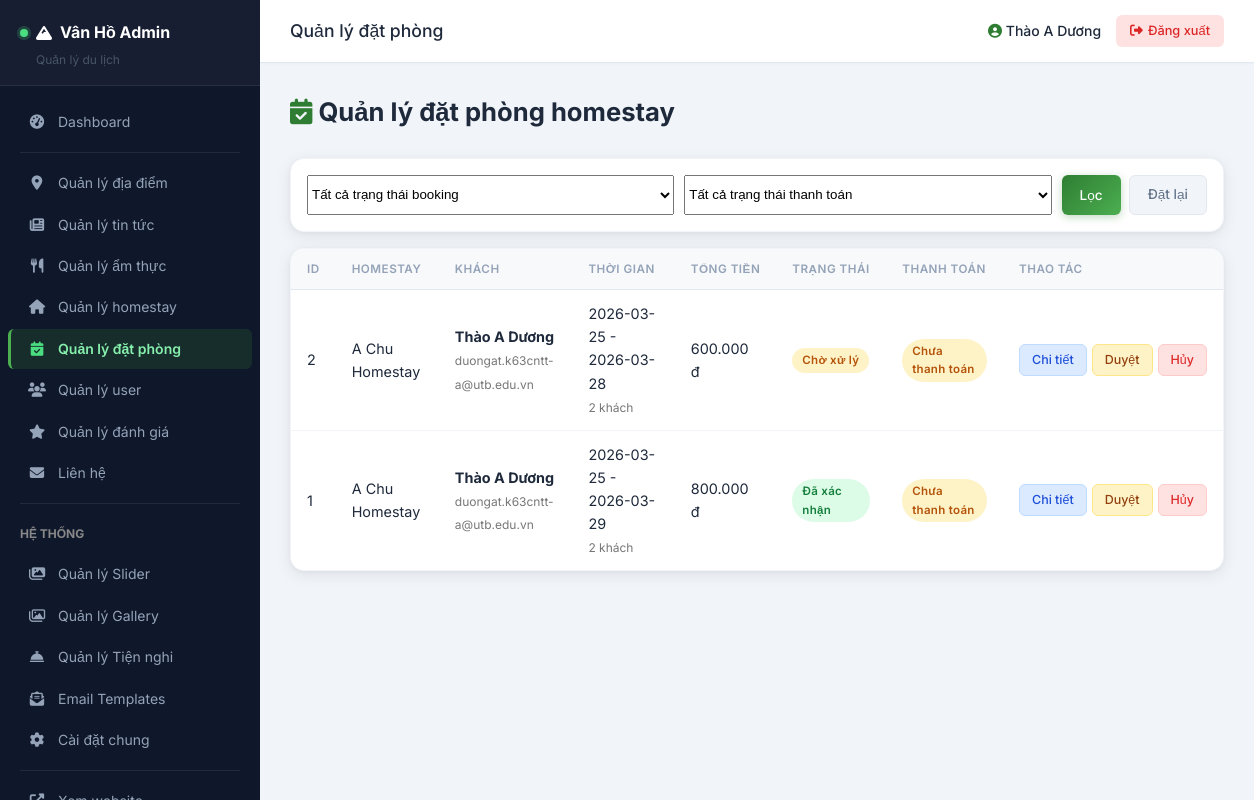
/admin/bookings/index.php (signed in), run on the app's committed database.
### tables this page shows
CREATE TABLE `homestay_bookings` (
  `id` int(11) NOT NULL,
  `homestay_id` int(11) NOT NULL,
  `user_id` int(11) NOT NULL,
  `check_in` date NOT NULL,
  `check_out` date NOT NULL,
  `guests` int(11) DEFAULT 1,
  `total_price` decimal(12,2) DEFAULT 0.00,
  `note` text DEFAULT NULL,
  `status` enum('pending','confirmed','cancelled') DEFAULT 'pending',
  `created_at` timestamp NOT NULL DEFAULT current_timestamp(),
  `updated_at` timestamp NULL DEFAULT NULL ON UPDATE current_timestamp(),
  `hold_until` datetime DEFAULT NULL COMMENT 'Thời gian giữ chỗ',
  `payment_status` enum('unpaid','paid','refunded') DEFAULT 'unpaid' COMMENT 'Trạng thái thanh toán'
);

CREATE TABLE `homestays` (
  `id` int(11) NOT NULL,
  `name` varchar(200) NOT NULL,
  `slug` varchar(255) DEFAULT NULL,
  `short_description` text DEFAULT NULL,
  `description` longtext DEFAULT NULL,
  `address` varchar(255) DEFAULT NULL,
  `latitude` decimal(10,7) DEFAULT NULL,
  `longitude` decimal(10,7) DEFAULT NULL,
  `price_per_night` decimal(12,2) DEFAULT 0.00,
  `max_guests` int(11) NOT NULL DEFAULT 10,
  `check_in_time` varchar(5) DEFAULT NULL,
  `check_out_time` varchar(5) DEFAULT NULL,
  `image` varchar(255) DEFAULT NULL,
  `views` int(11) DEFAULT 0,
  `created_at` timestamp NOT NULL DEFAULT current_timestamp(),
  `updated_at` timestamp NULL DEFAULT NULL ON UPDATE current_timestamp(),
  `total_rooms` int(11) DEFAULT 1 COMMENT 'Tổng số phòng'
);

CREATE TABLE `users` (
  `id` int(11) NOT NULL,
  `full_name` varchar(120) NOT NULL,
  `email` varchar(120) NOT NULL,
  `password` varchar(255) NOT NULL,
  `phone` varchar(20) DEFAULT NULL,
  `is_active` tinyint(1) DEFAULT 1,
  `created_at` timestamp NOT NULL DEFAULT current_timestamp(),
  `updated_at` timestamp NULL DEFAULT NULL ON UPDATE current_timestamp(),
  `role` enum('user','admin') DEFAULT 'user'
);

### functions.php (called while the page is built, shortened)
<?php
function sanitize(string $data): string
{
    return htmlspecialchars(trim($data), ENT_QUOTES, 'UTF-8');
}
function formatPrice(float $price): string
{
    return number_format($price, 0, ',', '.') . ' đ';
}

### admin/bookings/index.php (the view, shortened to what this page needs)
<?php
require_once dirname(__DIR__) . '/includes/header.php';
$where = [];
$whereSql = count($where) > 0 ? (' WHERE ' . implode(' AND ', $where)) : '';
$currentPageNum = getCurrentPage();
$perPage = 15;
$offset = ($currentPageNum - 1) * $perPage;
$stmt = $pdo->prepare('SELECT b.*, h.name AS homestay_name, u.full_name, u.email,
    (SELECT p.payment_method FROM payments p WHERE p.booking_id = b.id ORDER BY p.id DESC LIMIT 1) AS payment_method,
    (SELECT p.status FROM payments p WHERE p.booking_id = b.id ORDER BY p.id DESC LIMIT 1) AS latest_payment_state
    FROM homestay_bookings b
    JOIN homestays h ON h.id = b.homestay_id
    JOIN users u ON u.id = b.user_id'
    . $whereSql .
    ' ORDER BY b.created_at DESC LIMIT :limit OFFSET :offset');
$stmt->bindValue(':limit', $perPage, PDO::PARAM_INT);
$stmt->bindValue(':offset', $offset, PDO::PARAM_INT);
$stmt->execute();
$bookings = $stmt->fetchAll();
?>
<div class="content-header">
    <h1><i class="fas fa-calendar-check" style="color:var(--admin-primary)"></i> Quản lý đặt phòng homestay</h1>
</div>
<div class="table-wrapper" style="margin-bottom:16px;padding:16px">
    <form method="GET" action="" style="display:grid;grid-template-columns:1fr 1fr auto;gap:10px">
        <select name="status_filter" class="form-control">
            <option value="">Tất cả trạng thái booking</option>
        </select>
        <select name="payment_filter" class="form-control">
            <option value="">Tất cả trạng thái thanh toán</option>
        </select>
        <div style="display:flex;gap:8px">
            <button type="submit" class="btn-admin btn-add">Lọc</button>
            <a href="<?= ADMIN_URL ?>/bookings/" class="btn-admin btn-back">Đặt lại</a>
        </div>
    </form>
</div>
<div class="table-wrapper">
    <table class="admin-table">
        <thead>
            <tr>
                <th>ID</th>
                <th>Homestay</th>
                <th>Khách</th>
                <th>Thời gian</th>
                <th>Tổng tiền</th>
                <th>Trạng thái</th>
                <th>Thanh toán</th>
                <th>Thao tác</th>
            </tr>
        </thead>
        <tbody>
            <?php if (count($bookings) > 0): ?>
                <?php foreach ($bookings as $booking): ?>
                    <tr>
                        <td><?= $booking['id'] ?></td>
                        <td><?= sanitize($booking['homestay_name']) ?></td>
                        <td>
                            <strong><?= sanitize($booking['full_name']) ?></strong><br>
                            <span style="color:#777;font-size:12px"><?= sanitize($booking['email']) ?></span>
                        </td>
                        <td>
                            <?= sanitize($booking['check_in']) ?> - <?= sanitize($booking['check_out']) ?><br>
                            <span style="color:#777;font-size:12px"><?= (int)$booking['guests'] ?> khách</span>
                        </td>
                        <td><?= formatPrice((float)$booking['total_price']) ?></td>
                        <td>
                            <?php if ($booking['status'] === 'confirmed'): ?>
                                <span class="badge badge-success">Đã xác nhận</span>
                            <?php elseif ($booking['status'] === 'cancelled'): ?>
                                <span class="badge badge-danger">Đã hủy</span>
                            <?php else: ?>
                                <span class="badge badge-warning">Chờ xử lý</span><br>
                            <?php endif; ?>
                        </td>
                        <td>
                            <?php if ($booking['payment_status'] === 'paid'): ?>
                                <span class="badge badge-success">Đã thanh toán</span>
                            <?php elseif (($booking['payment_method'] ?? '') === 'BANK_QR' && ($booking['latest_payment_state'] ?? '') === 'pending'): ?>
                                <span class="badge badge-warning">Chờ duyệt CK QR</span>
                            <?php elseif ($booking['payment_status'] === 'refunded'): ?>
                                <span class="badge badge-danger">Đã hoàn tiền</span>
                            <?php else: ?>
                                <span class="badge badge-warning">Chưa thanh toán</span>
                            <?php endif; ?>
                        </td>
                        <td>
                            <div class="action-btns">
                                <a href="<?= ADMIN_URL ?>/bookings/detail.php?id=<?= $booking['id'] ?>" class="btn-admin btn-view">Chi tiết</a>
                                <a href="<?= ADMIN_URL ?>/bookings/?id=<?= $booking['id'] ?>&status=confirmed" class="btn-admin btn-edit">Duyệt</a>
                                <a href="<?= ADMIN_URL ?>/bookings/?id=<?= $booking['id'] ?>&status=cancelled" class="btn-admin btn-delete">Hủy</a>
                            </div>
                        </td>
                    </tr>
                <?php endforeach; ?>
            <?php else: ?>
                <tr>
                    <td colspan="8" style="text-align:center;padding:30px;color:#999">Chưa có booking</td>
                </tr>
            <?php endif; ?>
        </tbody>
    </table>
</div>
<?php require_once dirname(__DIR__) . '/includes/footer.php'; ?>

### assets/css/admin.css (style rules this page uses)
:root { --admin-primary: #2E7D32; --admin-primary-dark: #1B5E20; --admin-primary-light: #4CAF50; --admin-secondary: #1976D2; --admin-secondary-light: #42A5F5; --admin-sidebar-bg: #0f172a; --admin-sidebar-hover: rgba(255,255,255,0.06); --admin-sidebar-active: rgba(46,125,50,0.22); --admin-text: #1e293b; --admin-text-light: #64748b; --admin-text-muted: #94a3b8; --admin-bg: #f1f5f9; --admin-white: #fff; --admin-border: #e2e8f0; --admin-border-light: #f1f5f9; --admin-shadow-sm: 0 1px 3px rgba(0,0,0,0.06); --admin-shadow: 0 4px 16px rgba(0,0,0,0.08), 0 1px 4px rgba(0,0,0,0.04); --admin-shadow-lg: 0 10px 40px rgba(0,0,0,0.12); --admin-radius: 10px; --admin-radius-sm: 6px; --admin-radius-lg: 14px; --admin-transition: 0.25s cubic-bezier(.4,0,.2,1); }
* { margin: 0; padding: 0; box-sizing: border-box; }
body { font-family: 'Inter', sans-serif; background: var(--admin-bg); color: var(--admin-text); line-height: 1.6; font-size: 14px; }
a { text-decoration: none; color: var(--admin-primary); }
.content-header { display: flex; align-items: center; justify-content: space-between; margin-bottom: 25px; }
.content-header h1 { font-size: 1.6rem; color: var(--admin-text); }
.table-wrapper { background: var(--admin-white); border-radius: var(--admin-radius-lg); box-shadow: var(--admin-shadow); overflow: hidden; border: 1px solid var(--admin-border-light); }
.admin-table { width: 100%; border-collapse: collapse; }
.admin-table th { background: #f8f9fb; padding: 11px 16px; text-align: left; font-weight: 600; font-size: 0.73rem; color: var(--admin-text-muted); text-transform: uppercase; letter-spacing: 0.5px; border-bottom: 1px solid var(--admin-border); white-space: nowrap; }
.admin-table td { padding: 12px 16px; border-bottom: 1px solid var(--admin-border-light); vertical-align: middle; font-size: 0.9rem; }
.admin-table tr:last-child td { border-bottom: none; }
.admin-table tbody tr { transition: background var(--admin-transition); }
.btn-admin { display: inline-flex; align-items: center; gap: 6px; padding: 8px 18px; border-radius: var(--admin-radius-sm); font-size: 0.85rem; font-weight: 500; cursor: pointer; border: none; transition: all var(--admin-transition); font-family: 'Inter', sans-serif; white-space: nowrap; }
.btn-add { background: linear-gradient(135deg, var(--admin-primary), var(--admin-primary-light)); color: #fff; box-shadow: 0 2px 8px rgba(46,125,50,0.3); }
.btn-edit { background: #fef3c7; color: #92400e; padding: 5px 12px; font-size: 0.78rem; border: 1px solid #fde68a; }
.btn-delete { background: #fee2e2; color: #dc2626; padding: 5px 12px; font-size: 0.78rem; border: 1px solid #fecaca; }
.btn-view { background: #dbeafe; color: #1d4ed8; padding: 5px 12px; font-size: 0.78rem; border: 1px solid #bfdbfe; }
.btn-back { background: #f1f5f9; color: var(--admin-text-light); border: 1px solid var(--admin-border); }
.action-btns { display: flex; gap: 5px; }
.badge { display: inline-flex; align-items: center; padding: 3px 10px; border-radius: 99px; font-size: 0.72rem; font-weight: 600; letter-spacing: 0.3px; }
.badge-success { background: #dcfce7; color: #15803d; }
.badge-warning { background: #fef3c7; color: #b45309; }

### data on the page
homestay_bookings: id "2", homestay.name "A Chu Homestay", user.full_name "Thào A Dương", user.email "duongat.k63cntt-a@utb.edu.vn", check_in "2026-03-25", check_out "2026-03-28", guests "2", total_price "600.000 đ", status "Chờ xử lý", payment_status "Chưa thanh toán"
homestay_bookings: id "1", homestay.name "A Chu Homestay", user.full_name "Thào A Dương", user.email "duongat.k63cntt-a@utb.edu.vn", check_in "2026-03-25", check_out "2026-03-29", guests "2", total_price "800.000 đ", status "Đã xác nhận", payment_status "Chưa thanh toán"

### other printed values
$adminTitle "Quản lý đặt phòng"
$_SESSION['admin_username'] "Thào A Dương"
